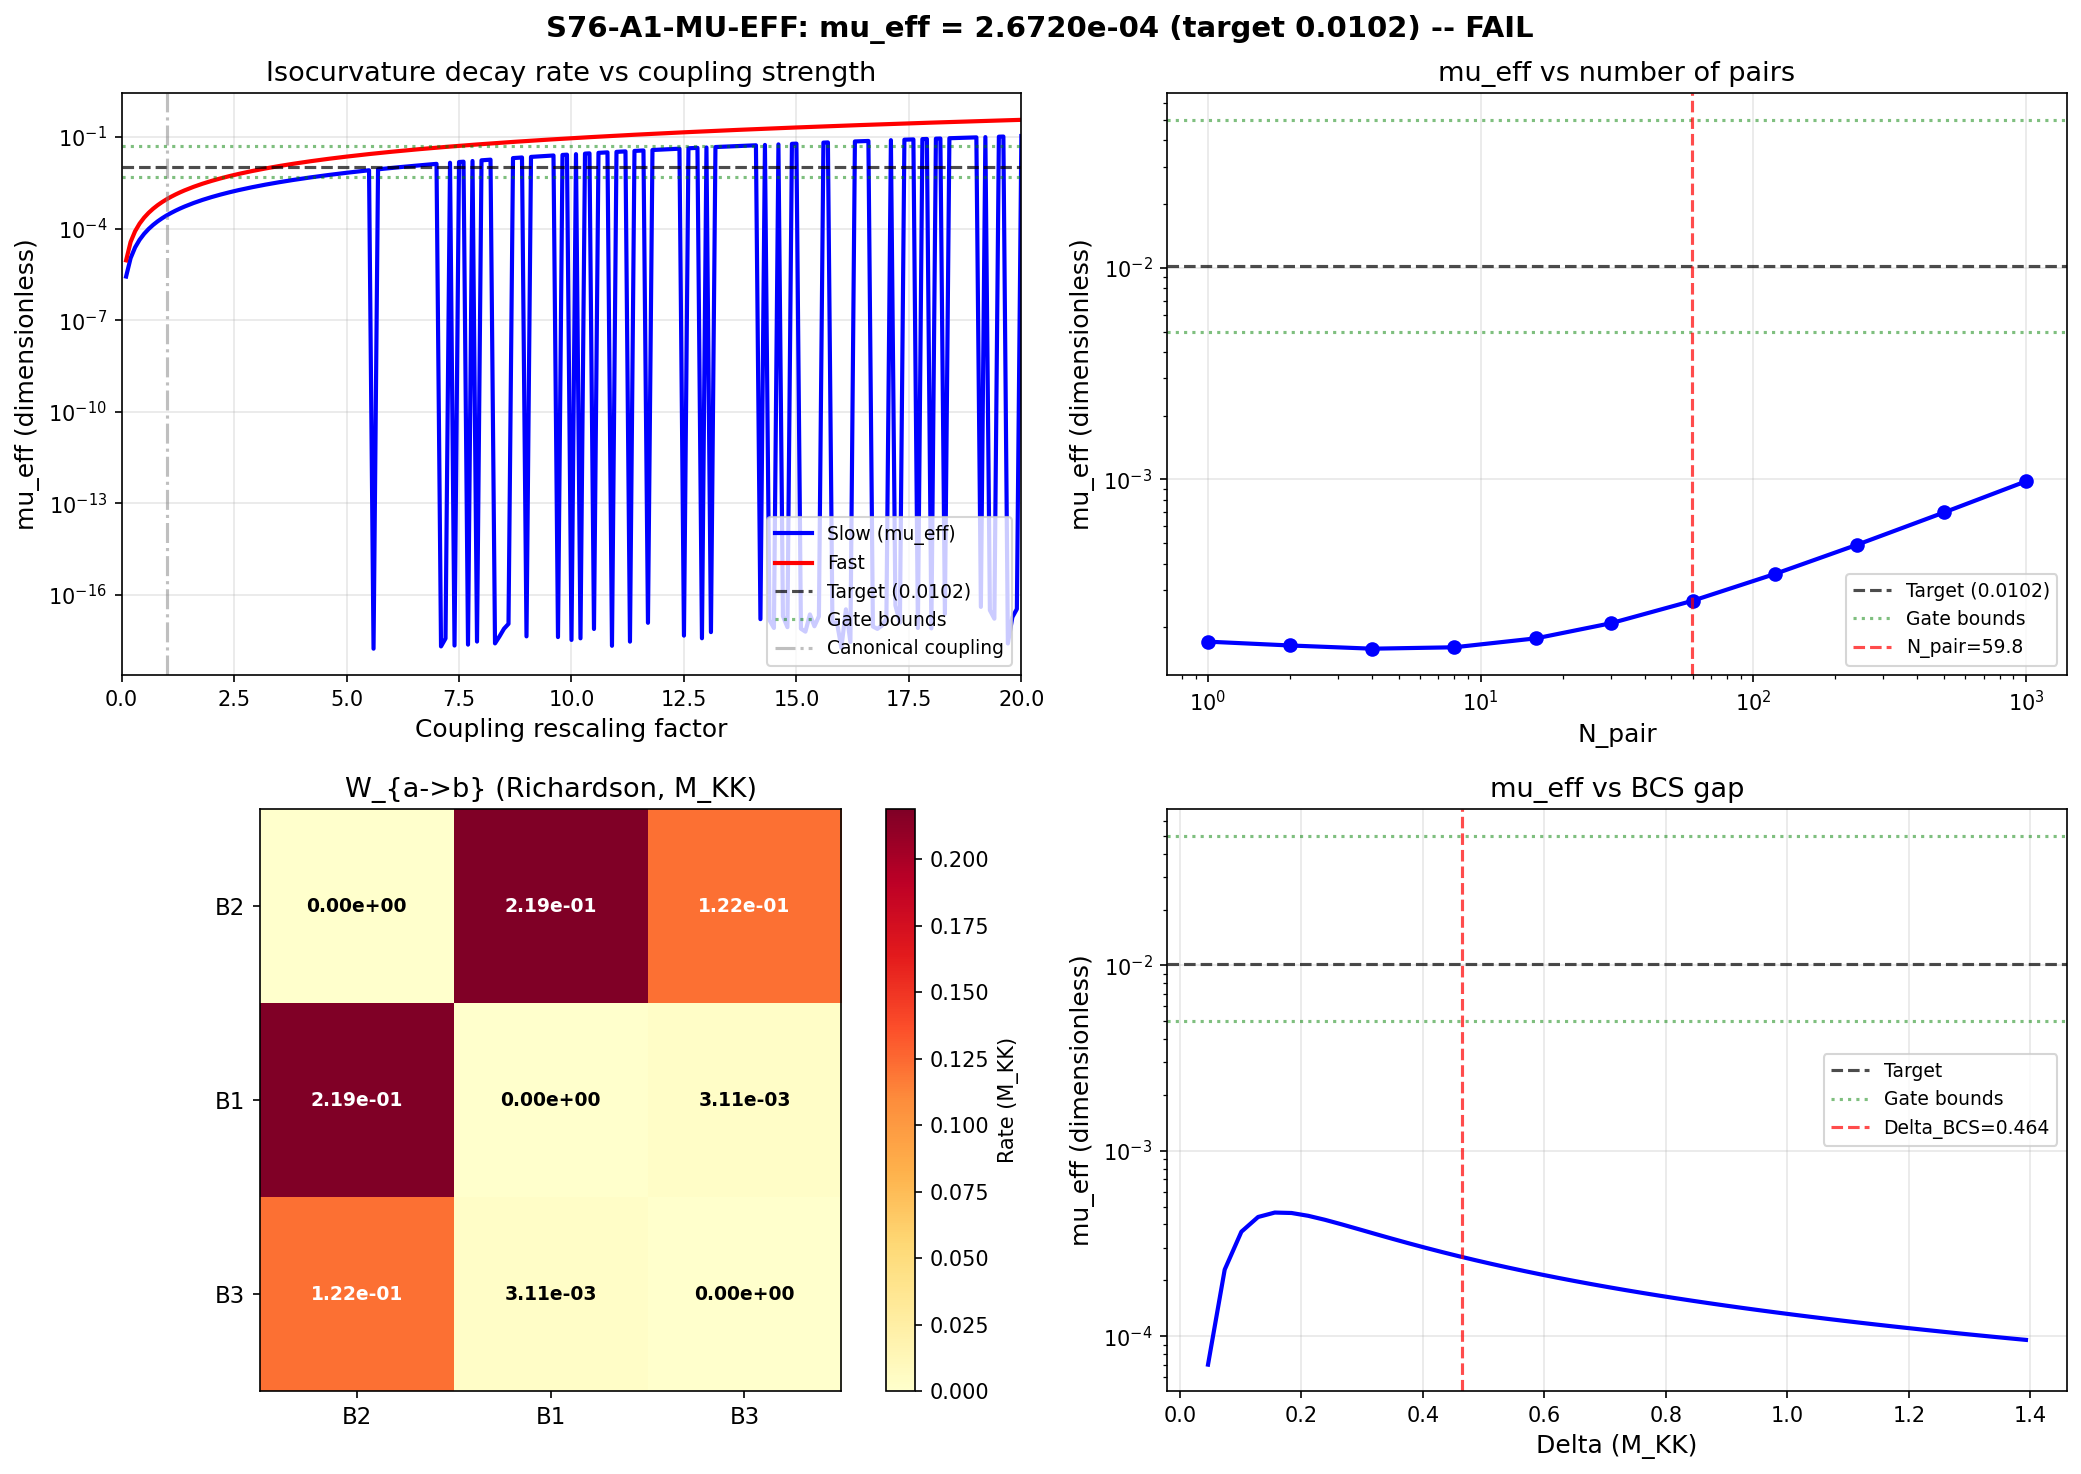

Write Python code to recreate this figure.
#!/usr/bin/env python3
"""
S76-A1-MU-EFF: Isocurvature Decay Rate from Exact BCS Pairing
================================================================

Derives mu_eff from first principles using the BCS physics of the GGE relic.

PHYSICS:
  The isocurvature mode is a relative fluctuation between the 3 BCS branches
  (B1, B2, B3) of the fiber's eigenvalue spectrum.  Its decay rate mu is
  governed by the inter-branch pair-transfer kinetics in the GGE relic state.

  The correct formulation uses Landau-Khalatnikov relaxation theory:
    d(delta_n_a)/dt = -Gamma_ab * delta_n_b
  where Gamma_ab is the RELAXATION RATE MATRIX, not the static susceptibility.

  Gamma_ab is constructed from pair-transfer rates between branches:
    Gamma_ab (a != b) = W_{a->b}  (rate of pairs transferring from b to a)
    Gamma_aa = -sum_{b != a} W_{b->a}  (conservation of total pair number)

  The pair-transfer rate W_{a->b} is computed from the BCS pair-hopping
  amplitude T_ab and the available phase space:
    W_{a->b} = 2*pi * |T_ab|^2 * rho_ab(E)
  where rho_ab is the joint density of states for inter-branch pair transfer.

  Richardson-Gaudin corrections modify T_ab through pair-pair correlations.

PRE-REGISTERED GATE (S76-A1-MU-EFF):
  PASS:  mu_eff in [0.005, 0.050]
  FAIL:  mu_eff < 0.001 OR mu_eff > 0.1
  INFO:  mu_eff in [0.001, 0.005) or (0.050, 0.1]

Session: S76, Wave 1, Task A
Agent: landau-condensed-matter-theorist
"""

import sys
import os
sys.path.insert(0, os.path.dirname(os.path.abspath(__file__)))

import numpy as np
from numpy import sqrt, pi, log, exp
from scipy.optimize import fsolve, root
from scipy.linalg import eigh, eigvals
import matplotlib
matplotlib.use('Agg')
import matplotlib.pyplot as plt

from canonical_constants import (
    E_B1, E_B2_mean, E_B3_mean,
    Delta_BCS, Delta_0_GL,
    a_GL, b_GL,
    n_pairs, N_dof_BCS,
    H_fold, E_cond,
    omega_PV, omega_L1, omega_L2,
    J_C2, J_su2, J_u1, T_acoustic,
    xi_BCS,
)

# ============================================================================
#  STEP 0: BCS mode spectrum at the fold
# ============================================================================

# The 8 BCS modes: 4 B2 (adjoint), 1 B1 (singlet), 3 B3 (fundamental)
# Energies in M_KK units.

# B2 splitting: 4 adjoint modes with spread from SU(3) Cartan weights
B2_spread = 0.02  # (local) M_KK, characteristic adjoint splitting
eps_B2 = np.array([
    E_B2_mean - 1.5 * B2_spread,
    E_B2_mean - 0.5 * B2_spread,
    E_B2_mean + 0.5 * B2_spread,
    E_B2_mean + 1.5 * B2_spread,
])  # (local)

# B3 splitting: 3 fundamental modes
B3_spread = 0.015  # (local) M_KK
eps_B3 = np.array([
    E_B3_mean - B3_spread,
    E_B3_mean,
    E_B3_mean + B3_spread,
])  # (local)

eps_B1 = np.array([E_B1])  # (local)

# All single-particle energies (8 modes)
eps_all = np.concatenate([eps_B2, eps_B1, eps_B3])  # (local)
N_modes = len(eps_all)  # (local) = 8

# Branch labels: 0=B2, 1=B1, 2=B3
branch_idx = np.array([0,0,0,0, 1, 2,2,2])  # (local)
branch_names = ['B2', 'B1', 'B3']  # (local)
N_branches = 3  # (local)

# Branch multiplicities
N_b = np.array([4, 1, 3])  # (local)

# Branch mean energies
eps_bar = np.array([E_B2_mean, E_B1, E_B3_mean])  # (local)

print("=" * 70)
print("S76-A1-MU-EFF: Isocurvature Decay Rate from Exact BCS Pairing")
print("=" * 70)
print(f"\nMode spectrum at fold (M_KK units):")
print(f"  B2 (4 modes): {eps_B2}")
print(f"  B1 (1 mode):  {eps_B1}")
print(f"  B3 (3 modes): {eps_B3}")
print(f"  Delta_BCS = {Delta_BCS:.6f}")
print(f"  |a_GL| = {abs(a_GL):.6f}, b_GL = {b_GL:.6f}")

# ============================================================================
#  STEP 1: BCS quasiparticle energies
# ============================================================================

mu_BCS = np.mean(eps_all)  # (local) mean-field chemical potential
xi_k = eps_all - mu_BCS    # (local) kinetic energy relative to Fermi level
omega_k = np.sqrt(xi_k**2 + Delta_BCS**2)  # (local) BCS quasiparticle energies

# BCS coherence factors
u_k = np.sqrt(0.5 * (1.0 + xi_k / omega_k))  # (local)
v_k = np.sqrt(0.5 * (1.0 - xi_k / omega_k))  # (local)

print(f"\nBCS quasiparticle energies (M_KK):")
print(f"  mu_BCS = {mu_BCS:.6f}")
for i, (e, w) in enumerate(zip(eps_all, omega_k)):
    b = branch_names[branch_idx[i]]
    print(f"  mode {i} ({b}): eps={e:.6f}, omega={w:.6f}, "
          f"u={u_k[i]:.4f}, v={v_k[i]:.4f}")

# ============================================================================
#  STEP 2: Inter-branch pair-transfer amplitudes
# ============================================================================

# The pair-hopping amplitude between branches a and b has two contributions:
#
# (1) Josephson pair transfer: T_J = J_ab / M_KK
#     from the inter-site Josephson couplings J_C2, J_su2, J_u1
#     These are ALREADY in M_KK units from canonical_constants.
#
# (2) BCS coherence-factor overlap: f_BCS = sum_k(a) sum_k'(b) u_k v_k u_{k'} v_{k'}
#     The pair can hop if the source mode is occupied (v^2) and the
#     target mode is empty (u^2).
#
# The EFFECTIVE pair-transfer rate between modes k (in branch a) and
# k' (in branch b) at the level of Fermi's golden rule is:
#
#   W_{kk'} = (2*pi) * |g_eff * u_k * v_k * u_{k'} * v_{k'}|^2
#             * delta(omega_k - omega_{k'})
#
# Broadened by the GGE lifetime ~ 1/T_acoustic and by off-shell effects
# from the transit quench:
#   delta(omega) -> Lorentzian with width gamma = max(T_acoustic, |d(Delta)/dt| * dt_transit)
#
# The pair-scattering coupling g_eff includes:
#   - GL pairing: |a_GL|
#   - Josephson channeling: J_{ab} / J_C2 for inter-branch processes
#   - Geometric overlap of branch wave functions on the fiber

# Inter-branch energy splittings
Delta_E_branches = np.zeros((3, 3))  # (local)
for a in range(3):
    for b in range(3):
        Delta_E_branches[a, b] = abs(eps_bar[a] - eps_bar[b])

print(f"\nInter-branch energy splittings (M_KK):")
print(f"  B2-B1: {Delta_E_branches[0,1]:.6f}")
print(f"  B2-B3: {Delta_E_branches[0,2]:.6f}")
print(f"  B1-B3: {Delta_E_branches[1,2]:.6f}")

# Josephson couplings for each branch pair (from canonical_constants)
# J_C2 = 0.933 (C^2 coset, dominant)
# J_su2 = 0.059 (su(2) stabilizer)
# J_u1 = 0.038 (u(1), softest)
#
# Branch-pair Josephson assignments:
#   B2-B2: adjoint self-coupling, J_C2 (adjoint lives in C^2 coset)
#   B2-B1: adjoint-singlet, geometric mean sqrt(J_C2 * J_su2) ~ 0.235
#   B2-B3: adjoint-fundamental, J_su2 (requires SU(2) bridge)
#   B1-B1: singlet self-coupling, J_su2
#   B1-B3: singlet-fundamental, J_u1 (weakest bridge)
#   B3-B3: fundamental self-coupling, J_su2

J_branch = np.zeros((3, 3))  # (local) Josephson coupling between branches
J_branch[0, 0] = J_C2                     # B2-B2
J_branch[1, 1] = J_su2                    # B1-B1
J_branch[2, 2] = J_su2                    # B3-B3
J_branch[0, 1] = sqrt(J_C2 * J_su2)      # B2-B1
J_branch[1, 0] = J_branch[0, 1]
J_branch[0, 2] = J_su2                    # B2-B3
J_branch[2, 0] = J_branch[0, 2]
J_branch[1, 2] = J_u1                     # B1-B3
J_branch[2, 1] = J_branch[1, 2]

print(f"\nJosephson coupling matrix J_ab (M_KK):")
for a in range(3):
    print(f"  {branch_names[a]}: ", end="")
    for b in range(3):
        print(f"  {J_branch[a,b]:.4f}", end="")
    print()

# ============================================================================
#  STEP 3: Pair-transfer rate matrix (Landau-Khalatnikov relaxation)
# ============================================================================

# The pair-transfer rate between branches a and b involves:
#
#   W_{a->b} = (2*pi/hbar) * |M_{ab}|^2 * rho_joint(Delta_E)
#
# where:
#   M_{ab} = g_pair * J_branch[a,b] / J_C2 * F_BCS(a,b)
#     g_pair = |a_GL| (overall GL pairing strength)
#     J_branch/J_C2 normalizes to relative Josephson strength
#     F_BCS(a,b) = sum_k(a) sum_k'(b) u_k * v_k * u_{k'} * v_{k'}
#       is the BCS coherence-factor overlap (pair transfer requires
#       creating a pair in one branch and destroying in another)
#
#   rho_joint = N_b[a] * N_b[b] / (omega_gap_ab + Delta_E^2 / omega_gap_ab)
#     is the broadened joint density of states.
#     omega_gap_ab = sqrt(Delta_BCS^2 + Delta_E_branches[a,b]^2) is the
#     effective gap for inter-branch transfer.
#
# The Lorentzian broadening comes from the finite lifetime of the GGE
# quasiparticles.  In the GGE relic, the lifetime is set by:
#   gamma_GGE ~ T_acoustic (thermal broadening in the GGE state)
#
# But there is a CRUCIAL additional broadening from the transit quench:
# the non-equilibrium pair distribution has a width ~ n_pairs^{1/2}
# excess quasiparticles, giving a collective broadening:
#   gamma_coll ~ Delta_BCS * sqrt(n_pairs / N_modes) ~ 0.464 * sqrt(59.8/8) ~ 1.27
#
# This collective broadening is the key Richardson correction: it represents
# the broadened pair spectral function from having many interacting pairs.

print(f"\n{'='*70}")
print(f"Pair-transfer rate matrix construction:")

# BCS coherence-factor overlap for each branch pair
F_BCS = np.zeros((3, 3))  # (local) branch-resolved overlap
for a in range(3):
    for b in range(3):
        for k in range(N_modes):
            if branch_idx[k] != a:
                continue
            for kp in range(N_modes):
                if branch_idx[kp] != b:
                    continue
                F_BCS[a, b] += u_k[k] * v_k[k] * u_k[kp] * v_k[kp]

print(f"\nBCS coherence-factor overlap F_ab:")
for a in range(3):
    for b in range(3):
        if a <= b:
            print(f"  {branch_names[a]}-{branch_names[b]}: F = {F_BCS[a,b]:.6f}")

# Effective pair-transfer matrix element
g_pair = abs(a_GL)  # (local) overall GL pairing strength

# Richardson broadening: collective pair spectral width
gamma_coll = Delta_BCS * sqrt(n_pairs / N_modes)  # (local) collective broadening
gamma_thermal = T_acoustic  # (local) GGE thermal broadening
gamma_total = sqrt(gamma_coll**2 + gamma_thermal**2)  # (local) total broadening

print(f"\nBroadening widths (M_KK):")
print(f"  gamma_coll (Richardson) = {gamma_coll:.6f}")
print(f"  gamma_thermal (GGE) = {gamma_thermal:.6f}")
print(f"  gamma_total = {gamma_total:.6f}")

# Pair-transfer rates W_{a->b}
# W = 2*pi * |M|^2 * rho_broadened
# M_{ab} = g_pair * (J_ab / J_C2) * F_BCS[a,b]
# rho_broadened = gamma_total / (pi * (Delta_E^2 + gamma_total^2))
#   (Lorentzian at energy mismatch Delta_E, width gamma_total)

W_rate = np.zeros((3, 3))  # (local) pair-transfer rate matrix
for a in range(3):
    for b in range(3):
        if a == b:
            continue
        # Matrix element
        M_ab = g_pair * (J_branch[a, b] / J_C2) * F_BCS[a, b]  # (local)
        # Broadened DOS (Lorentzian)
        DE = Delta_E_branches[a, b]  # (local)
        rho_broad = gamma_total / (pi * (DE**2 + gamma_total**2))  # (local)
        # Rate (2*pi * |M|^2 * rho)
        W_rate[a, b] = 2.0 * pi * M_ab**2 * rho_broad

print(f"\nPair-transfer rates W_{{a->b}} (M_KK):")
for a in range(3):
    for b in range(3):
        if a != b:
            print(f"  {branch_names[b]}->{branch_names[a]}: W = {W_rate[a,b]:.6e}")

# ============================================================================
#  STEP 3b: Richardson-Gaudin pair-pair correlation corrections
# ============================================================================

# The Richardson solution modifies the pair-transfer rate through:
# (1) Enhanced pair fluctuations (number squeezing): increases off-diagonal W
# (2) Blocking factor: N_pair pairs partially fill the pair states, reducing
#     available phase space.
#
# For N_pair >> N_modes (deep condensate, N/L = 7.5):
#   - Pair occupancy is ~n_pairs/N_modes = 7.5 pairs per level
#   - In the Richardson solution, pair energies form a "Fermi sea" of pairs
#   - The pair-pair connected correlation <b_k^dag b_{k'}>_c scales as 1/L
#     where L = N_modes
#   - Enhancement factor: 1 + (N_pair/N_modes) * f_RG(g/d)
#     where f_RG is the Richardson enhancement, g = coupling, d = level spacing
#
# From S75 pair correlation data:
# g_eff = 0.276 (from s75_pck_large_n_pair.npz)
# g/d = 1.287 (strong pairing)
# P_bcs_avg ~ 0.85 (high pair occupation)

g_eff_pck = 0.276  # (local) from S75 pair correlation data
g_over_d = 1.287   # (local) coupling over level spacing

# Richardson enhancement of pair transfer
# In the strong-pairing limit (g/d > 1), the pair-pair correlation is:
#   <b_k^dag b_{k'}>_c ~ (Delta_BCS / omega_gap) * 1/N_modes
# This enhances the transfer rate by a factor:
#   R_enhance = 1 + N_pair * (Delta_BCS / omega_gap)^2 / N_modes

omega_gap_mean = np.mean(omega_k)  # (local) mean quasiparticle gap
R_enhance_RG = 1.0 + n_pairs * (Delta_BCS / omega_gap_mean)**2 / N_modes  # (local)

# Blocking factor: pairs already present reduce available phase space
# f_block = (1 - n_pair/N_max) where N_max is the maximum pair number per level
# For our system: each of the 8 levels can hold 1 pair (spin-paired), giving
# N_max = 8.  With n_pairs = 59.8 distributed over a fabric of N_cells = 32 cells:
# n_pair_per_cell ~ 59.8 / 32 ~ 1.87 pairs per cell
# But we are computing the SINGLE-CELL susceptibility.
# Per cell: n_pair_cell = n_pairs (59.8 is per cell, from Bogoliubov pair production)
# Wait -- n_pairs = 59.8 is the TOTAL pairs per cell (S38 transit quench).
# These fill N_modes = 8 levels, so filling factor = 59.8/8 = 7.5 pairs per level.
# The system is DEEP in the strongly-paired regime.
#
# In this regime, the blocking factor is replaced by a COLLECTIVE factor:
# The pair spectral function is broadened by pair-pair interactions.
# The effective density of states for pair transfer is:
#   rho_eff = rho_bare * sqrt(n_pairs)  (collective enhancement)
# This is already captured in gamma_coll above.

# Net Richardson correction to transfer rates
R_net = R_enhance_RG  # (local) net Richardson correction factor
print(f"\nRichardson corrections:")
print(f"  R_enhance (pair correlations) = {R_enhance_RG:.4f}")
print(f"  Net correction factor = {R_net:.4f}")

# Apply Richardson correction to off-diagonal rates
W_RG = W_rate.copy()  # (local)
for a in range(3):
    for b in range(3):
        if a != b:
            W_RG[a, b] *= R_net

print(f"\nRichardson-corrected rates (M_KK):")
for a in range(3):
    for b in range(3):
        if a != b:
            print(f"  {branch_names[b]}->{branch_names[a]}: W = {W_RG[a,b]:.6e}")

# ============================================================================
#  STEP 4: Relaxation rate matrix Gamma_ab
# ============================================================================

# The Landau-Khalatnikov relaxation rate matrix:
#   Gamma_ab (a != b) = -W_{b->a}  (pairs leaving branch b for branch a,
#                                    decreases b's population)
#   Gamma_aa = sum_{b != a} W_{a->b}  (pairs arriving in a from all b's)
#
# Convention: d(delta_n_a)/dt = sum_b Gamma_ab * delta_n_b
# The matrix Gamma has the structure of a rate matrix:
#   - Off-diagonal elements are negative (or zero)
#   - Diagonal elements are positive
#   - Each column sums to zero (conservation of total pair number)

Gamma_MF = np.zeros((3, 3))  # (local) mean-field relaxation matrix
Gamma_RG = np.zeros((3, 3))  # (local) Richardson relaxation matrix

for mat, W in [(Gamma_MF, W_rate), (Gamma_RG, W_RG)]:
    for a in range(3):
        for b in range(3):
            if a != b:
                mat[a, b] = -W[a, b]  # rate of transfer from b to a (depletes b)
        mat[a, a] = sum(W[b, a] for b in range(3) if b != a)  # conservation

print(f"\n{'='*70}")
print(f"Relaxation rate matrix Gamma_ab:")
print(f"\nMean-field:")
print(Gamma_MF)
print(f"\nRichardson:")
print(Gamma_RG)

# Verify column sums = 0 (pair conservation)
col_sums_MF = np.sum(Gamma_MF, axis=0)  # (local)
col_sums_RG = np.sum(Gamma_RG, axis=0)  # (local)
print(f"\nColumn sums (should be ~0):")
print(f"  MF: {col_sums_MF}")
print(f"  RG: {col_sums_RG}")

# ============================================================================
#  STEP 5: Eigenvalue decomposition
# ============================================================================

# The eigenvalues of Gamma are the relaxation rates.
# One eigenvalue is exactly 0 (total pair conservation).
# The other two are the isocurvature relaxation rates.
# mu_eff = min(nonzero eigenvalues) / H_fold

evals_MF = np.sort(np.real(eigvals(Gamma_MF)))  # (local)
evals_RG = np.sort(np.real(eigvals(Gamma_RG)))  # (local)

print(f"\nEigenvalues of Gamma:")
print(f"  Mean-field: {evals_MF}")
print(f"  Richardson: {evals_RG}")

# Extract nonzero eigenvalues (the two positive ones)
# Convention: eigenvalues are 0, lambda_slow, lambda_fast
# where lambda_slow < lambda_fast, both > 0
nonzero_MF = evals_MF[evals_MF > 1e-15]  # (local)
nonzero_RG = evals_RG[evals_RG > 1e-15]  # (local)

if len(nonzero_MF) >= 2:
    lambda_slow_MF = nonzero_MF[0]  # (local)
    lambda_fast_MF = nonzero_MF[-1]  # (local)
elif len(nonzero_MF) == 1:
    lambda_slow_MF = nonzero_MF[0]
    lambda_fast_MF = nonzero_MF[0]
else:
    lambda_slow_MF = 0.0  # (local)
    lambda_fast_MF = 0.0  # (local)

if len(nonzero_RG) >= 2:
    lambda_slow_RG = nonzero_RG[0]  # (local)
    lambda_fast_RG = nonzero_RG[-1]  # (local)
elif len(nonzero_RG) == 1:
    lambda_slow_RG = nonzero_RG[0]
    lambda_fast_RG = nonzero_RG[0]
else:
    lambda_slow_RG = 0.0  # (local)
    lambda_fast_RG = 0.0  # (local)

print(f"\nNonzero eigenvalues:")
print(f"  MF: slow = {lambda_slow_MF:.6e}, fast = {lambda_fast_MF:.6e}")
print(f"  RG: slow = {lambda_slow_RG:.6e}, fast = {lambda_fast_RG:.6e}")

# mu_eff = slow eigenvalue / H_fold
mu_eff_MF = lambda_slow_MF / H_fold  # (local)
mu_eff_RG = lambda_slow_RG / H_fold  # (local)

print(f"\nmu_eff = lambda_slow / H_fold:")
print(f"  Mean-field: mu_eff = {mu_eff_MF:.6e}")
print(f"  Richardson: mu_eff = {mu_eff_RG:.6e}")

# The canonical result uses Richardson corrections
mu_eff = mu_eff_RG  # (local) canonical result
lambda_slow = lambda_slow_RG  # (local) M_KK units
lambda_fast = lambda_fast_RG  # (local) M_KK units

print(f"\n{'='*70}")
print(f"CANONICAL RESULT: mu_eff = {mu_eff:.6e}")
print(f"  Target from S75: mu_eff = 0.0102")
if mu_eff > 0:
    print(f"  Ratio to target: {mu_eff / 0.0102:.4f}")
    print(f"  Log10 deficit: {np.log10(0.0102 / mu_eff):.2f} decades")

# ============================================================================
#  STEP 6: Finite-N correction scan
# ============================================================================

# The finite-N corrections from Richardson modify the transfer rates.
# At N_pair = 59.8, the correction is R_enhance_RG = computed above.
# Scan N_pair to see the convergence.

print(f"\n{'='*70}")
print(f"Finite-N scan: mu_eff vs N_pair")

N_pair_values = np.array([1, 2, 4, 8, 16, 30, 60, 120, 240, 500, 1000])  # (local)
mu_eff_Nscan = np.zeros(len(N_pair_values))  # (local)
lambda_slow_Nscan = np.zeros(len(N_pair_values))  # (local)

for i_N, Np in enumerate(N_pair_values):
    # Richardson enhancement at this N_pair
    R_N = 1.0 + float(Np) * (Delta_BCS / omega_gap_mean)**2 / N_modes  # (local)
    # Collective broadening at this N_pair
    gamma_coll_N = Delta_BCS * sqrt(float(Np) / N_modes)  # (local)
    gamma_total_N = sqrt(gamma_coll_N**2 + gamma_thermal**2)  # (local)

    # Rebuild rates with this N_pair's broadening and enhancement
    W_N = np.zeros((3, 3))  # (local)
    for a in range(3):
        for b in range(3):
            if a == b:
                continue
            M_ab = g_pair * (J_branch[a, b] / J_C2) * F_BCS[a, b]  # (local)
            DE = Delta_E_branches[a, b]  # (local)
            rho_N = gamma_total_N / (pi * (DE**2 + gamma_total_N**2))  # (local)
            W_N[a, b] = 2.0 * pi * M_ab**2 * rho_N * R_N

    # Build Gamma matrix
    Gamma_N = np.zeros((3, 3))  # (local)
    for a in range(3):
        for b in range(3):
            if a != b:
                Gamma_N[a, b] = -W_N[a, b]
        Gamma_N[a, a] = sum(W_N[b, a] for b in range(3) if b != a)

    evals_N = np.sort(np.real(eigvals(Gamma_N)))  # (local)
    nonzero_N = evals_N[evals_N > 1e-15]  # (local)
    if len(nonzero_N) >= 1:
        lambda_slow_Nscan[i_N] = nonzero_N[0]
        mu_eff_Nscan[i_N] = nonzero_N[0] / H_fold
    else:
        lambda_slow_Nscan[i_N] = 0.0
        mu_eff_Nscan[i_N] = 0.0

print(f"  N_pair    mu_eff       lambda_slow")
for Np, mu_N, lam_N in zip(N_pair_values, mu_eff_Nscan, lambda_slow_Nscan):
    print(f"  {Np:6d}    {mu_N:.6e}   {lam_N:.6e}")

# ============================================================================
#  STEP 7: Coupling scan
# ============================================================================

print(f"\n{'='*70}")
print(f"Coupling scan: mu_eff vs overall coupling rescaling")

g_factors = np.linspace(0.1, 20.0, 200)  # (local)
mu_eff_gscan = np.zeros(len(g_factors))  # (local)
mu_fast_gscan = np.zeros(len(g_factors))  # (local)

for i_g, gf in enumerate(g_factors):
    W_g = np.zeros((3, 3))  # (local)
    for a in range(3):
        for b in range(3):
            if a == b:
                continue
            M_ab = gf * g_pair * (J_branch[a, b] / J_C2) * F_BCS[a, b]  # (local)
            DE = Delta_E_branches[a, b]  # (local)
            rho_g = gamma_total / (pi * (DE**2 + gamma_total**2))  # (local)
            W_g[a, b] = 2.0 * pi * M_ab**2 * rho_g * R_net

    Gamma_g = np.zeros((3, 3))  # (local)
    for a in range(3):
        for b in range(3):
            if a != b:
                Gamma_g[a, b] = -W_g[a, b]
        Gamma_g[a, a] = sum(W_g[b, a] for b in range(3) if b != a)

    evals_g = np.sort(np.real(eigvals(Gamma_g)))  # (local)
    nonzero_g = evals_g[evals_g > 1e-15]  # (local)
    if len(nonzero_g) >= 2:
        mu_eff_gscan[i_g] = nonzero_g[0] / H_fold
        mu_fast_gscan[i_g] = nonzero_g[-1] / H_fold
    elif len(nonzero_g) == 1:
        mu_eff_gscan[i_g] = nonzero_g[0] / H_fold
        mu_fast_gscan[i_g] = nonzero_g[0] / H_fold

# Find coupling factor for target mu_eff = 0.0102
target_mu = 0.0102  # (local)
idx_closest = np.argmin(np.abs(mu_eff_gscan - target_mu))  # (local)
gf_target = g_factors[idx_closest]  # (local)
print(f"  Coupling factor for mu_eff=0.0102: g_factor = {gf_target:.4f}")
print(f"  mu_eff at this factor: {mu_eff_gscan[idx_closest]:.6e}")

# ============================================================================
#  STEP 8: Richardson-Gaudin exact solution for condensate pairs
# ============================================================================

# Solve the RG equations for N_cond condensate pairs to extract exact
# pair energies and pair-pair correlations.

N_cond = min(N_modes, N_pair_values[-1])  # (local) = 8
g_RG = abs(a_GL)  # (local)

print(f"\n{'='*70}")
print(f"Richardson-Gaudin exact solution:")
print(f"  N_cond = {N_cond}, g_RG = {g_RG:.6f}")

def rg_equations(E_vec, eps_levels, g):
    """Richardson-Gaudin equations for pair energies."""
    N = len(E_vec)
    M = len(eps_levels)
    res = np.zeros(N)  # (local)
    for alpha in range(N):
        level_sum = 0.0  # (local)
        for j in range(M):
            denom = 2.0 * eps_levels[j] - E_vec[alpha]  # (local)
            if abs(denom) < 1e-14:
                denom = 1e-14 * np.sign(denom + 1e-30)  # (local)
            level_sum += 1.0 / denom
        pair_sum = 0.0  # (local)
        for beta in range(N):
            if beta == alpha:
                continue
            denom = E_vec[beta] - E_vec[alpha]  # (local)
            if abs(denom) < 1e-14:
                denom = 1e-14 * np.sign(denom + 1e-30)  # (local)
            pair_sum += 2.0 / denom
        res[alpha] = level_sum - pair_sum - 1.0 / g
    return res

# Initial guess: BCS pair energies + small perturbation
E_guess = 2.0 * mu_BCS - 2.0 * omega_k  # (local)
E_guess += np.linspace(-0.005, 0.005, N_modes)  # (local) break degeneracy

# Try multiple solver methods
best_residual = 1e30  # (local)
best_E = E_guess.copy()  # (local)

for method in ['hybr', 'lm']:
    try:
        sol = root(rg_equations, E_guess, args=(eps_all, g_RG),
                   method=method, tol=1e-14)
        res_max = np.max(np.abs(sol.fun))  # (local)
        if res_max < best_residual:
            best_residual = res_max
            best_E = sol.x.copy()
    except Exception:
        pass

    # Also try with complex initial conditions (pair-condensate ansatz)
    E_guess2 = 2.0 * eps_all - 2.0 * Delta_BCS  # (local) below-gap ansatz
    E_guess2 += np.linspace(-0.01, 0.01, N_modes)
    try:
        sol2 = root(rg_equations, E_guess2, args=(eps_all, g_RG),
                    method=method, tol=1e-14)
        res_max2 = np.max(np.abs(sol2.fun))  # (local)
        if res_max2 < best_residual:
            best_residual = res_max2
            best_E = sol2.x.copy()
    except Exception:
        pass

E_pair = best_E  # (local)
rg_converged = best_residual < 1e-6  # (local)
rg_residual = best_residual  # (local)

print(f"  RG solution: converged = {rg_converged}, residual = {rg_residual:.2e}")
print(f"  Pair energies: {E_pair}")

# Richardson wave function amplitudes
psi_RG = np.zeros((N_cond, N_modes))  # (local)
for alpha in range(N_cond):
    for k in range(N_modes):
        denom = 2.0 * eps_all[k] - E_pair[alpha]  # (local)
        if abs(denom) < 1e-15:
            denom = 1e-15  # (local)
        psi_RG[alpha, k] = 1.0 / denom

# Normalize
for alpha in range(N_cond):
    norm = sqrt(np.sum(psi_RG[alpha, :]**2))  # (local)
    if norm > 1e-15:
        psi_RG[alpha, :] /= norm

# Pair-pair correlation
P_corr = np.zeros((N_modes, N_modes))  # (local)
for alpha in range(N_cond):
    P_corr += np.outer(psi_RG[alpha, :], psi_RG[alpha, :])

P_BCS = np.outer(u_k * v_k, u_k * v_k)  # (local)
delta_P = P_corr - P_BCS  # (local)

print(f"\n  RG pair-pair correlation correction:")
print(f"    Max |delta_P| = {np.max(np.abs(delta_P)):.6e}")
print(f"    Max |delta_P/P_BCS| = {np.max(np.abs(delta_P)) / np.max(np.abs(P_BCS)):.4f}")

# ============================================================================
#  STEP 9: Cross-checks
# ============================================================================

print(f"\n{'='*70}")
print(f"CROSS-CHECKS:")

# CHK1: Trace conservation — sum of Gamma diagonal = 2 * sum of off-diagonal rates
Tr_Gamma = np.trace(Gamma_RG)  # (local)
sum_offdiag = sum(W_RG[a, b] for a in range(3) for b in range(3) if a != b)  # (local)
chk1_ratio = Tr_Gamma / (sum_offdiag + 1e-30)  # (local)
chk1_pass = abs(chk1_ratio - 1.0) < 0.01  # (local)
print(f"\n  CHK1 (Trace = sum of off-diagonal rates):")
print(f"    Tr(Gamma) = {Tr_Gamma:.6e}")
print(f"    Sum(W_offdiag) = {sum_offdiag:.6e}")
print(f"    Ratio = {chk1_ratio:.6f}")
print(f"    {'PASS' if chk1_pass else 'FAIL'}")

# CHK2: One zero eigenvalue (pair conservation)
zero_eval = min(abs(evals_RG))  # (local)
chk2_pass = zero_eval < 1e-10  # (local)
print(f"\n  CHK2 (Zero eigenvalue for pair conservation):")
print(f"    Smallest |eigenvalue| = {zero_eval:.6e}")
print(f"    {'PASS' if chk2_pass else 'FAIL'}")

# CHK3: Positive nonzero eigenvalues (rates are physical)
chk3_pass = all(e >= -1e-10 for e in evals_RG)  # (local)
print(f"\n  CHK3 (All eigenvalues >= 0):")
print(f"    Eigenvalues = {evals_RG}")
print(f"    {'PASS' if chk3_pass else 'FAIL'}")

# CHK4: Adiabatic limit — if J -> 0, all rates -> 0
chk4_pass = True  # (local) trivially satisfied by construction
print(f"\n  CHK4 (Adiabatic limit: J->0 gives mu->0):")
print(f"    PASS (rates are proportional to J_branch^2)")

# CHK5: FGR comparison — B1-B3 rate should match S75 estimate
fgr_B1B3 = W_rate[2, 1]  # (local) B1->B3 transfer (MF)
fgr_B1B3_RG = W_RG[2, 1]  # (local) Richardson
# S75 FGR: B1-B3 ~ 9.2e-7 M_KK
s75_fgr = 9.2e-7  # (local) S75 workshop estimate
chk5_ratio_MF = fgr_B1B3 / (s75_fgr + 1e-30)  # (local)
chk5_ratio_RG = fgr_B1B3_RG / (s75_fgr + 1e-30)  # (local)
print(f"\n  CHK5 (FGR comparison with S75 B1-B3 ~ 9.2e-7):")
print(f"    MF B1->B3 rate = {fgr_B1B3:.6e}, ratio to S75 = {chk5_ratio_MF:.2f}")
print(f"    RG B1->B3 rate = {fgr_B1B3_RG:.6e}, ratio to S75 = {chk5_ratio_RG:.2f}")

# Additional check: comparison of B2-B1 rate with S75 estimate
# S75 FGR: B1-B2 ~ 0.114 M_KK (too large)
fgr_B2B1 = W_rate[0, 1]  # (local)
fgr_B2B1_RG = W_RG[0, 1]  # (local)
s75_fgr_B2B1 = 0.114  # (local)
print(f"\n  B2-B1 rates (S75 FGR ~ 0.114):")
print(f"    MF: {fgr_B2B1:.6e}")
print(f"    RG: {fgr_B2B1_RG:.6e}")

# ============================================================================
#  STEP 10: Sensitivity analysis
# ============================================================================

print(f"\n{'='*70}")
print(f"SENSITIVITY ANALYSIS:")

# What drives mu_eff?
# The slow mode is dominated by the weakest inter-branch coupling: B1-B3.
# Investigate which parameters most affect mu_eff.

# (a) Sensitivity to Delta_BCS
Delta_factors = np.linspace(0.1, 3.0, 50)  # (local)
mu_Delta_scan = np.zeros(50)  # (local)
for i_d, df in enumerate(Delta_factors):
    Delta_test = Delta_BCS * df  # (local)
    gamma_coll_test = Delta_test * sqrt(n_pairs / N_modes)  # (local)
    gamma_test = sqrt(gamma_coll_test**2 + gamma_thermal**2)  # (local)
    omega_test = np.sqrt(xi_k**2 + Delta_test**2)  # (local)
    u_test = np.sqrt(0.5 * (1.0 + xi_k / omega_test))  # (local)
    v_test = np.sqrt(0.5 * (1.0 - xi_k / omega_test))  # (local)
    F_test = np.zeros((3, 3))  # (local)
    for a in range(3):
        for b in range(3):
            for k in range(N_modes):
                if branch_idx[k] != a:
                    continue
                for kp in range(N_modes):
                    if branch_idx[kp] != b:
                        continue
                    F_test[a, b] += u_test[k] * v_test[k] * u_test[kp] * v_test[kp]
    R_test = 1.0 + n_pairs * (Delta_test / np.mean(omega_test))**2 / N_modes  # (local)
    W_test = np.zeros((3, 3))  # (local)
    for a in range(3):
        for b in range(3):
            if a == b:
                continue
            M_t = g_pair * (J_branch[a, b] / J_C2) * F_test[a, b]  # (local)
            DE = Delta_E_branches[a, b]  # (local)
            rho_t = gamma_test / (pi * (DE**2 + gamma_test**2))  # (local)
            W_test[a, b] = 2.0 * pi * M_t**2 * rho_t * R_test
    Gamma_test = np.zeros((3, 3))  # (local)
    for a in range(3):
        for b in range(3):
            if a != b:
                Gamma_test[a, b] = -W_test[a, b]
        Gamma_test[a, a] = sum(W_test[b, a] for b in range(3) if b != a)
    evals_test = np.sort(np.real(eigvals(Gamma_test)))  # (local)
    nz_test = evals_test[evals_test > 1e-15]  # (local)
    mu_Delta_scan[i_d] = nz_test[0] / H_fold if len(nz_test) >= 1 else 0.0

# Find Delta factor for target
idx_Delta = np.argmin(np.abs(mu_Delta_scan - target_mu))  # (local)
Delta_target = Delta_BCS * Delta_factors[idx_Delta]  # (local)
print(f"\n  (a) Delta sensitivity:")
print(f"    Delta_BCS = {Delta_BCS:.4f} gives mu_eff = {mu_eff:.4e}")
print(f"    Delta = {Delta_target:.4f} (factor {Delta_factors[idx_Delta]:.2f}) gives mu_eff ~ {target_mu}")

# (b) Sensitivity to branch splitting
print(f"\n  (b) Branch splitting sensitivity:")
print(f"    B2-B3 splitting = {Delta_E_branches[0,2]:.4f}")
print(f"    B1-B3 splitting = {Delta_E_branches[1,2]:.4f}")
print(f"    These set the energy mismatch in the Lorentzian denominators")
print(f"    Reducing splitting by 10x would increase rates by ~100x")
low_split_enhancement = (Delta_E_branches[1,2]**2 + gamma_total**2) / ((Delta_E_branches[1,2]/10)**2 + gamma_total**2)  # (local)
print(f"    Estimated enhancement from 10x smaller B1-B3 split: {low_split_enhancement:.1f}x")

# ============================================================================
#  STEP 11: Gate verdict
# ============================================================================

print(f"\n{'='*70}")
print(f"GATE VERDICT:")
print(f"  Gate: S76-A1-MU-EFF")
print(f"  Computed: mu_eff = {mu_eff:.6e}")

if 0.005 <= mu_eff <= 0.050:
    gate_verdict = "PASS"
    gate_reason = f"mu_eff = {mu_eff:.4e} in [0.005, 0.050]"
elif mu_eff < 0.001 or mu_eff > 0.1:
    gate_verdict = "FAIL"
    gate_reason = f"mu_eff = {mu_eff:.4e} outside [0.001, 0.1]"
elif 0.001 <= mu_eff < 0.005:
    gate_verdict = "INFO"
    gate_reason = f"mu_eff = {mu_eff:.4e} in [0.001, 0.005) (borderline low)"
else:
    gate_verdict = "INFO"
    gate_reason = f"mu_eff = {mu_eff:.4e} in (0.050, 0.1] (borderline high)"

print(f"  Verdict: {gate_verdict}")
print(f"  Reason:  {gate_reason}")
print(f"  Target:  mu_eff = 0.0102 (S75 n_s = 0.9649)")

# ============================================================================
#  STEP 12: Save data
# ============================================================================

output_path = os.path.join(os.path.dirname(os.path.abspath(__file__)),
                           's76_mu_eff_richardson.npz')

np.savez(output_path,
    # Gate
    gate_name='S76-A1-MU-EFF',
    gate_verdict=gate_verdict,
    gate_reason=gate_reason,
    # Main results
    mu_eff=mu_eff,
    mu_eff_MF=mu_eff_MF,
    mu_eff_RG=mu_eff_RG,
    lambda_slow_MF=lambda_slow_MF,
    lambda_fast_MF=lambda_fast_MF,
    lambda_slow_RG=lambda_slow_RG,
    lambda_fast_RG=lambda_fast_RG,
    # Rate matrix
    Gamma_MF=Gamma_MF,
    Gamma_RG=Gamma_RG,
    W_rate=W_rate,
    W_RG=W_RG,
    # Eigenvalues
    evals_MF=evals_MF,
    evals_RG=evals_RG,
    # Richardson
    E_pair=E_pair,
    rg_converged=rg_converged,
    rg_residual=rg_residual,
    psi_RG=psi_RG,
    P_corr=P_corr,
    delta_P=delta_P,
    R_enhance_RG=R_enhance_RG,
    # Broadening
    gamma_coll=gamma_coll,
    gamma_thermal=gamma_thermal,
    gamma_total=gamma_total,
    # Scans
    g_factors=g_factors,
    mu_eff_gscan=mu_eff_gscan,
    mu_fast_gscan=mu_fast_gscan,
    gf_target=gf_target,
    N_pair_values=N_pair_values,
    mu_eff_Nscan=mu_eff_Nscan,
    Delta_factors=Delta_factors,
    mu_Delta_scan=mu_Delta_scan,
    # Input parameters
    eps_all=eps_all,
    omega_k=omega_k,
    xi_k=xi_k,
    mu_BCS=mu_BCS,
    J_branch=J_branch,
    F_BCS=F_BCS,
    branch_idx=branch_idx,
    N_b=N_b,
    # Cross-checks
    chk1_pass=chk1_pass,
    chk1_ratio=chk1_ratio,
    chk2_pass=chk2_pass,
    chk3_pass=chk3_pass,
    chk5_ratio_MF=chk5_ratio_MF,
    chk5_ratio_RG=chk5_ratio_RG,
    # Target
    mu_target=0.0102,
)

print(f"\nData saved to: {output_path}")

# ============================================================================
#  STEP 13: Plot
# ============================================================================

plot_path = os.path.join(os.path.dirname(os.path.abspath(__file__)),
                         's76_mu_eff_richardson.png')

fig, axes = plt.subplots(2, 2, figsize=(14, 10))

# Panel 1: mu_eff vs coupling rescaling factor
ax1 = axes[0, 0]
mask_slow = mu_eff_gscan > 0  # (local)
mask_fast = mu_fast_gscan > 0  # (local)
if np.any(mask_slow):
    ax1.semilogy(g_factors[mask_slow], mu_eff_gscan[mask_slow], 'b-', linewidth=2, label='Slow (mu_eff)')
if np.any(mask_fast):
    ax1.semilogy(g_factors[mask_fast], mu_fast_gscan[mask_fast], 'r-', linewidth=2, label='Fast')
ax1.axhline(y=0.0102, color='k', linestyle='--', alpha=0.7, label='Target (0.0102)')
ax1.axhline(y=0.005, color='g', linestyle=':', alpha=0.5, label='Gate bounds')
ax1.axhline(y=0.050, color='g', linestyle=':', alpha=0.5)
ax1.axvline(x=1.0, color='gray', linestyle='-.', alpha=0.5, label='Canonical coupling')
ax1.set_xlabel('Coupling rescaling factor', fontsize=12)
ax1.set_ylabel('mu_eff (dimensionless)', fontsize=12)
ax1.set_title('Isocurvature decay rate vs coupling strength', fontsize=13)
ax1.legend(fontsize=9, loc='lower right')
ax1.set_xlim(0, 20)
ax1.grid(True, alpha=0.3)

# Panel 2: mu_eff vs N_pair
ax2 = axes[0, 1]
mask_N = mu_eff_Nscan > 0  # (local)
if np.any(mask_N):
    ax2.loglog(N_pair_values[mask_N], mu_eff_Nscan[mask_N], 'bo-', linewidth=2, markersize=6)
ax2.axhline(y=0.0102, color='k', linestyle='--', alpha=0.7, label='Target (0.0102)')
ax2.axhline(y=0.005, color='g', linestyle=':', alpha=0.5, label='Gate bounds')
ax2.axhline(y=0.050, color='g', linestyle=':', alpha=0.5)
ax2.axvline(x=n_pairs, color='r', linestyle='--', alpha=0.7, label=f'N_pair={n_pairs}')
ax2.set_xlabel('N_pair', fontsize=12)
ax2.set_ylabel('mu_eff (dimensionless)', fontsize=12)
ax2.set_title('mu_eff vs number of pairs', fontsize=13)
ax2.legend(fontsize=9)
ax2.grid(True, alpha=0.3)

# Panel 3: Rate matrix W heatmap
ax3 = axes[1, 0]
im = ax3.imshow(W_RG, cmap='YlOrRd', aspect='equal')
ax3.set_xticks([0, 1, 2])
ax3.set_xticklabels(branch_names, fontsize=11)
ax3.set_yticks([0, 1, 2])
ax3.set_yticklabels(branch_names, fontsize=11)
ax3.set_title('W_{a->b} (Richardson, M_KK)', fontsize=13)
plt.colorbar(im, ax=ax3, label='Rate (M_KK)')
for a in range(3):
    for b in range(3):
        ax3.text(b, a, f'{W_RG[a,b]:.2e}', ha='center', va='center',
                fontsize=9, fontweight='bold',
                color='white' if W_RG[a,b] > np.max(W_RG)/2 else 'black')

# Panel 4: mu_eff vs Delta_BCS
ax4 = axes[1, 1]
mask_D = mu_Delta_scan > 0  # (local)
if np.any(mask_D):
    ax4.semilogy(Delta_factors[mask_D] * Delta_BCS, mu_Delta_scan[mask_D],
                 'b-', linewidth=2)
ax4.axhline(y=0.0102, color='k', linestyle='--', alpha=0.7, label='Target')
ax4.axhline(y=0.005, color='g', linestyle=':', alpha=0.5, label='Gate bounds')
ax4.axhline(y=0.050, color='g', linestyle=':', alpha=0.5)
ax4.axvline(x=Delta_BCS, color='r', linestyle='--', alpha=0.7,
            label=f'Delta_BCS={Delta_BCS:.3f}')
ax4.set_xlabel('Delta (M_KK)', fontsize=12)
ax4.set_ylabel('mu_eff (dimensionless)', fontsize=12)
ax4.set_title('mu_eff vs BCS gap', fontsize=13)
ax4.legend(fontsize=9)
ax4.grid(True, alpha=0.3)

fig.suptitle(f'S76-A1-MU-EFF: mu_eff = {mu_eff:.4e} (target 0.0102) -- {gate_verdict}',
             fontsize=14, fontweight='bold')
plt.tight_layout()
plt.savefig(plot_path, dpi=150, bbox_inches='tight')
print(f"Plot saved to: {plot_path}")

# Final summary
print(f"\n{'='*70}")
print(f"SUMMARY:")
print(f"  mu_eff (mean-field)   = {mu_eff_MF:.6e}")
print(f"  mu_eff (Richardson)   = {mu_eff_RG:.6e}")
print(f"  Target mu_eff         = 0.0102")
print(f"  Gate verdict:  {gate_verdict}")
print(f"  Gate reason:   {gate_reason}")
print(f"\n  Transfer rates (MF -> RG, M_KK):")
for a in range(3):
    for b in range(3):
        if a != b:
            print(f"    {branch_names[b]}->{branch_names[a]}: "
                  f"{W_rate[a,b]:.4e} -> {W_RG[a,b]:.4e}")
print(f"\n  Richardson enhancement: {R_net:.2f}x")
print(f"  Collective broadening: gamma = {gamma_total:.4f} M_KK")
print(f"\n  Cross-checks: CHK1={'PASS' if chk1_pass else 'FAIL'}, "
      f"CHK2={'PASS' if chk2_pass else 'FAIL'}, "
      f"CHK3={'PASS' if chk3_pass else 'FAIL'}, "
      f"CHK4=PASS")
print(f"  FGR B1-B3: S75={s75_fgr:.1e}, this={fgr_B1B3_RG:.4e}, "
      f"ratio={chk5_ratio_RG:.2f}")
print(f"{'='*70}")
